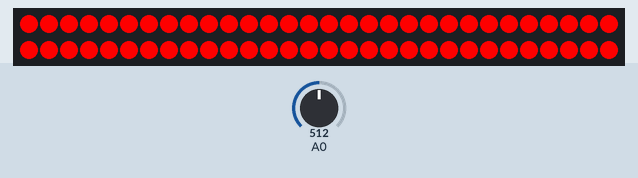
Bench run of a sketch on a simulated Arduino Uno, built with avr-gcc and run on an emulated ATmega328P. On the bench: 60 RGB LEDs in strip order, left to right, continuing on the next row. Inputs (shaded band) come from the test bench; at power-on: A0 = 512.

Above: at 2.4 s.
2.5 s: A0 set to 540
At 4.0 s:
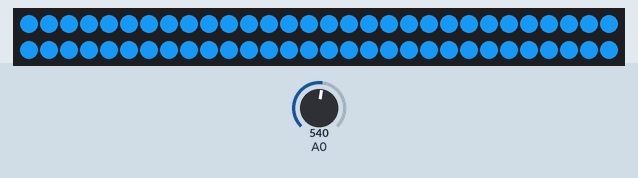
4.9 s: A0 set to 520
At 5.39 s:
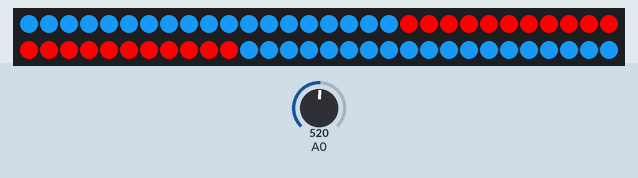
Timing chart, 0 to 7.9 s (numbered marks = the images above; inputs shaded):
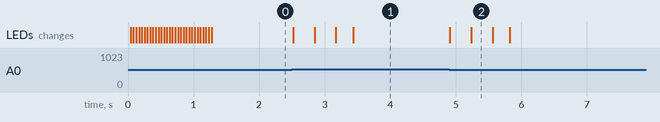

The sketch:

rgb_strip.ino
```cpp
#include <FastLED.h>

int r=252;
int g=0;
int b=0;

#define LED_PIN     7
#define NUM_LEDS    60

CRGB leds[NUM_LEDS];
CRGB led[NUM_LEDS];
int s=0;

void setup() {

  FastLED.addLeds<WS2812, LED_PIN, GRB>(leds, NUM_LEDS);
  for (int i = 29; i >= 0; i--)
  {
     leds[i] = CRGB ( r,g,b);
     leds[59-i] = CRGB (r,g,b );
     delay(40);
    FastLED.show();
  }
  Serial.begin(9600);
   pinMode(A0,INPUT);

}
void loop()
{
  s=analogRead(A0);

  if((s>=535)&&(s<=540))
  {
    leds[29]=CRGB (20, 135, 217);
    leds[30]=CRGB (20, 135, 217);
  }
  else if((s>=530)&&(s<=535))
   {
     leds[29]=CRGB (20, 217, 30);
    leds[30]=CRGB (20, 217, 30);
   }
  else
  {
     leds[29] = CRGB ( r,g,b);
     leds[30] = CRGB ( r,g,b);
  }
    for (int i = 0; i <= 28; i++)
  {
     leds[i] = leds[i+1];
     leds[59-i] = leds[58-i];

  }
 FastLED.show();
 delay(30);


}
```

Measured:
- after the input at 2.5 s, the LEDs: first change at once (image 1 shows a later state)
- after the input at 4.9 s, the LEDs: first change at once (image 2 shows a later state)
